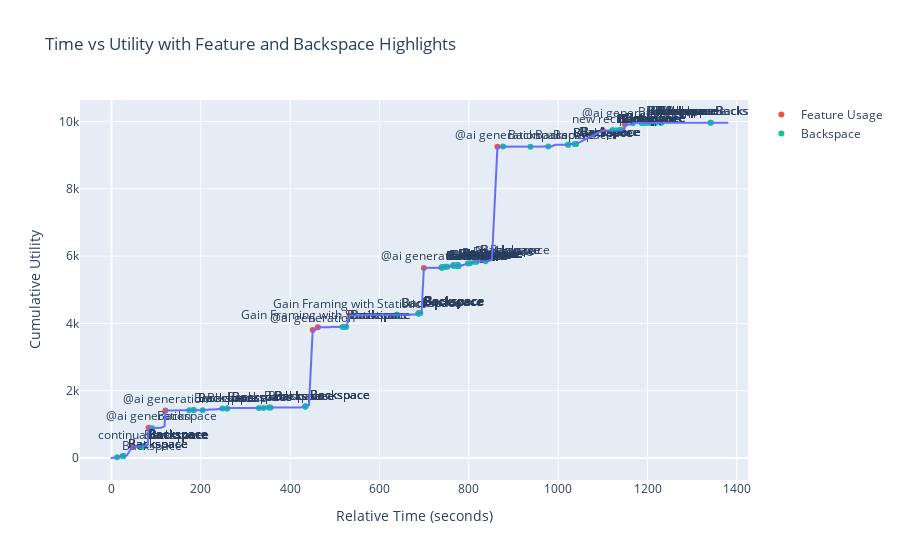

The notebook cell this image was saved under:
### Code cell
filtered_data = data[-1]['activity_log']
events = []
# Combine keyLogs and generatedContent
# for activity_log in filtered_data:
filtered_data = data[-1]['activity_log']
# for activity_log in filtered_data:
for stroke in filtered_data['keyLogs']:
    events.append({
        'type': 'key',
        'content': str.lower(stroke['key']),
        'timestamp': datetime.fromisoformat(stroke['timestamp'].replace('Z', '+00:00'))
    })
for content in filtered_data['generatedContent']:
    if 'feature' in content:
        feature = content['feature']
    else:
        feature = "new recipe"
    events.append({
        'type': 'generated',
        'content': content['response'],
        'feature': feature,
        'timestamp': datetime.fromisoformat(content['timestamp'].replace('Z', '+00:00'))
    })
# Sort events by timestamp
events.sort(key=lambda x: x['timestamp'])

# Calculate the relative time
start_time = events[0]['timestamp']
for event in events:
    event['relative_time'] = (event['timestamp'] - start_time).total_seconds()

# Initialize utility and lists for cumulative utility
utility = 0
cumulative_utility = []

# Calculate utility from sorted events and prepare for plotting
for event in events:
    if event['type'] == 'key':
        key = event['content']
        if key != 'shift' and key != 'capslock':  # Ignoring shift and caps lock
            if key == 'backspace':
                utility -= 1
            else:
                utility += 1
    elif event['type'] == 'generated':
        utility += len(event['content'])  # Utility is the length of the generated content
    
    # Record cumulative utility
    cumulative_utility.append(utility)

# Prepare the DataFrame for plotting
df = pd.DataFrame(events)
df['cumulative_utility'] = cumulative_utility

# Plot using Plotly Express
fig = px.line(df, x='relative_time', y='cumulative_utility', title='Time vs Utility with Feature and Backspace Highlights',
              labels={'relative_time': 'Relative Time (seconds)', 'cumulative_utility': 'Cumulative Utility'})

# Highlight and annotate feature usage
feature_events = df[df['type'] == 'generated']
fig.add_scatter(x=feature_events['relative_time'], y=feature_events['cumulative_utility'], mode='markers+text',
                text=feature_events['feature'], textposition='top center', name='Feature Usage')

# Highlight and annotate backspace events
backspace_events = df[(df['type'] == 'key') & (df['content'] == 'backspace')]
fig.add_scatter(x=backspace_events['relative_time'], y=backspace_events['cumulative_utility'], mode='markers+text',
                text='Backspace', textposition='top right', name='Backspace')

# Show the plot
fig.show()

### Figure 1 — Plotly figure (JSON) as saved in the notebook; plotly's stock layout.template omitted (floating-point values rounded to 4 significant figures; data arrays with more than 128 entries replaced by an {"elided": "..."} marker saying what was removed)
{"data": [{"hovertemplate": "Relative Time (seconds)=%{x}<br>Cumulative Utility=%{y}<extra></extra>", "legendgroup": "", "line": {"color": "#636efa", "dash": "solid"}, "marker": {"symbol": "circle"}, "mode": "lines", "name": "", "showlegend": false, "type": "scattergl", "x": {"elided": "1139 float values"}, "xaxis": "x", "y": {"elided": "1139 int values"}, "yaxis": "y"}, {"mode": "markers+text", "name": "Feature Usage", "text": ["continuation", "@ai generation", "@ai generation", "@ai generation", "Gain Framing with Statistics", "Gain Framing with Statistics", "@ai generation", "@ai generation", "new recipe", "@ai generation"], "textposition": "top center", "type": "scatter", "x": [46.62, 82.94, 120.7, 450.4, 462.1, 533.1, 699.3, 864.0, 1100.0, 1149.0], "y": [341, 897, 1411, 3802, 3888, 4237, 5649, 9250, 9730, 9907]}, {"mode": "markers+text", "name": "Backspace", "text": "Backspace", "textposition": "top right", "type": "scatter", "x": {"elided": "132 float values"}, "y": {"elided": "132 int values"}}], "layout": {"legend": {"tracegroupgap": 0}, "title": {"text": "Time vs Utility with Feature and Backspace Highlights"}, "xaxis": {"anchor": "y", "domain": [0, 1], "title": {"text": "Relative Time (seconds)"}}, "yaxis": {"anchor": "x", "domain": [0, 1], "title": {"text": "Cumulative Utility"}}}}
